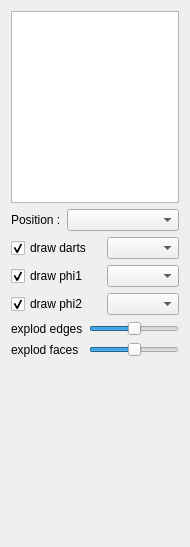
<?xml version="1.0" encoding="UTF-8"?>
<ui version="4.0">
 <class>RenderTopoSurfaceDockWidget</class>
 <widget class="QWidget" name="RenderTopoSurfaceDockWidget">
  <property name="geometry">
   <rect>
    <x>0</x>
    <y>0</y>
    <width>190</width>
    <height>547</height>
   </rect>
  </property>
  <property name="windowTitle">
   <string>Form</string>
  </property>
  <layout class="QGridLayout" name="gridLayout">
   <item row="0" column="0" colspan="4">
    <widget class="QListWidget" name="mapList"/>
   </item>
   <item row="1" column="0">
    <widget class="QLabel" name="label_2">
     <property name="text">
      <string>Position :</string>
     </property>
    </widget>
   </item>
   <item row="1" column="1" colspan="3">
    <widget class="QComboBox" name="combo_positionAttribute">
     <property name="sizePolicy">
      <sizepolicy hsizetype="Expanding" vsizetype="Fixed">
       <horstretch>0</horstretch>
       <verstretch>0</verstretch>
      </sizepolicy>
     </property>
    </widget>
   </item>
   <item row="2" column="0" colspan="3">
    <widget class="QCheckBox" name="check_drawDarts">
     <property name="text">
      <string>draw darts</string>
     </property>
     <property name="checked">
      <bool>true</bool>
     </property>
    </widget>
   </item>
   <item row="2" column="3">
    <widget class="ColorComboBox" name="combo_dartsColor"/>
   </item>
   <item row="3" column="0" colspan="3">
    <widget class="QCheckBox" name="check_drawPhi1">
     <property name="text">
      <string>draw phi1</string>
     </property>
     <property name="checked">
      <bool>true</bool>
     </property>
    </widget>
   </item>
   <item row="3" column="3">
    <widget class="ColorComboBox" name="combo_phi1Color"/>
   </item>
   <item row="4" column="0" colspan="3">
    <widget class="QCheckBox" name="check_drawPhi2">
     <property name="text">
      <string>draw phi2</string>
     </property>
     <property name="checked">
      <bool>true</bool>
     </property>
    </widget>
   </item>
   <item row="4" column="3">
    <widget class="ColorComboBox" name="combo_phi2Color"/>
   </item>
   <item row="5" column="0" colspan="2">
    <widget class="QLabel" name="label">
     <property name="text">
      <string>explod edges</string>
     </property>
    </widget>
   </item>
   <item row="5" column="2" colspan="2">
    <widget class="QSlider" name="slider_edgesScaleFactor">
     <property name="value">
      <number>50</number>
     </property>
     <property name="orientation">
      <enum>Qt::Horizontal</enum>
     </property>
    </widget>
   </item>
   <item row="6" column="0" colspan="2">
    <widget class="QLabel" name="label_3">
     <property name="text">
      <string>explod faces</string>
     </property>
    </widget>
   </item>
   <item row="6" column="2" colspan="2">
    <widget class="QSlider" name="slider_facesScaleFactor">
     <property name="value">
      <number>50</number>
     </property>
     <property name="orientation">
      <enum>Qt::Horizontal</enum>
     </property>
    </widget>
   </item>
   <item row="7" column="0" colspan="4">
    <spacer name="verticalSpacer">
     <property name="orientation">
      <enum>Qt::Vertical</enum>
     </property>
     <property name="sizeHint" stdset="0">
      <size>
       <width>156</width>
       <height>161</height>
      </size>
     </property>
    </spacer>
   </item>
  </layout>
 </widget>
 <customwidgets>
  <customwidget>
   <class>ColorComboBox</class>
   <extends>QComboBox</extends>
   <header>colorComboBox.h</header>
  </customwidget>
 </customwidgets>
 <resources/>
 <connections/>
</ui>
